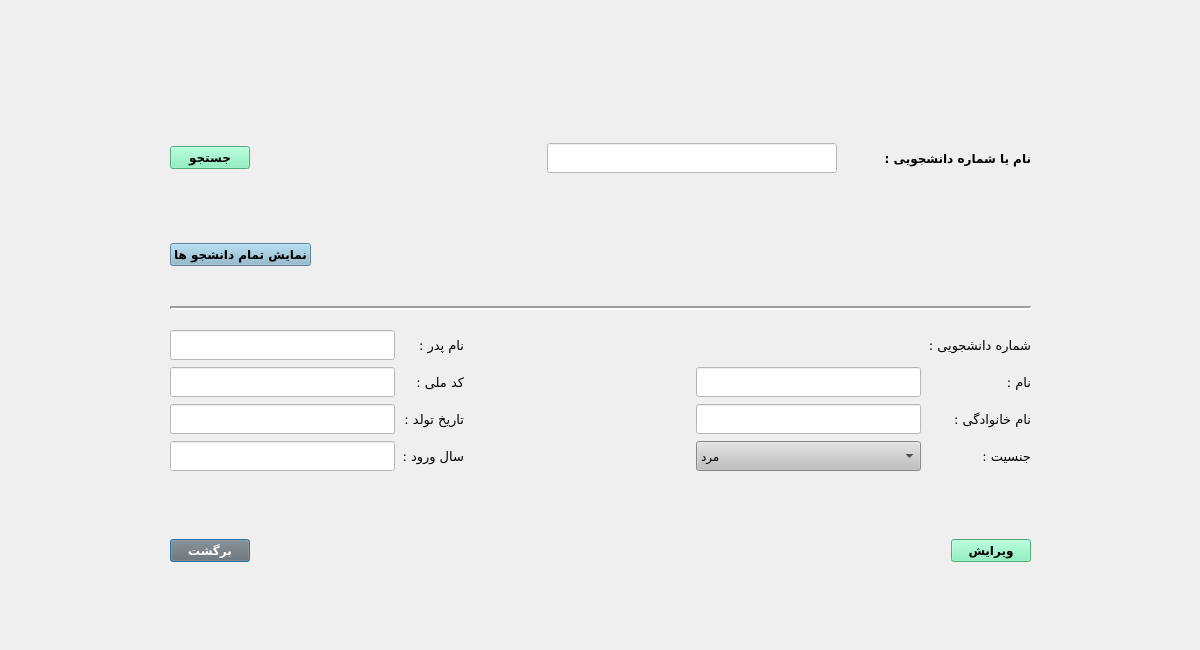
<?xml version="1.0" encoding="UTF-8"?>
<ui version="4.0">
 <class>EditStudentDialog</class>
 <widget class="QDialog" name="EditStudentDialog">
  <property name="geometry">
   <rect>
    <x>0</x>
    <y>0</y>
    <width>1200</width>
    <height>650</height>
   </rect>
  </property>
  <property name="windowTitle">
   <string>ویرایش دانشجو</string>
  </property>
  <widget class="QWidget" name="layoutWidget">
   <property name="geometry">
    <rect>
     <x>170</x>
     <y>500</y>
     <width>861</width>
     <height>101</height>
    </rect>
   </property>
   <layout class="QHBoxLayout" name="horizontalLayout_5">
    <item>
     <widget class="QPushButton" name="pushButton_back">
      <property name="font">
       <font>
        <family>B Nazanin</family>
        <pointsize>9</pointsize>
        <weight>75</weight>
        <bold>true</bold>
       </font>
      </property>
      <property name="styleSheet">
       <string notr="true">background-color: rgb(111, 111, 111);
color: white</string>
      </property>
      <property name="text">
       <string>برگشت</string>
      </property>
     </widget>
    </item>
    <item>
     <spacer name="horizontalSpacer_5">
      <property name="orientation">
       <enum>Qt::Horizontal</enum>
      </property>
      <property name="sizeHint" stdset="0">
       <size>
        <width>40</width>
        <height>20</height>
       </size>
      </property>
     </spacer>
    </item>
    <item>
     <spacer name="horizontalSpacer_6">
      <property name="orientation">
       <enum>Qt::Horizontal</enum>
      </property>
      <property name="sizeHint" stdset="0">
       <size>
        <width>40</width>
        <height>20</height>
       </size>
      </property>
     </spacer>
    </item>
    <item>
     <spacer name="horizontalSpacer_7">
      <property name="orientation">
       <enum>Qt::Horizontal</enum>
      </property>
      <property name="sizeHint" stdset="0">
       <size>
        <width>40</width>
        <height>20</height>
       </size>
      </property>
     </spacer>
    </item>
    <item>
     <widget class="QPushButton" name="pushButton_apply">
      <property name="font">
       <font>
        <family>B Nazanin</family>
        <pointsize>9</pointsize>
        <weight>75</weight>
        <bold>true</bold>
       </font>
      </property>
      <property name="styleSheet">
       <string notr="true">background-color: rgb(118, 240, 179);</string>
      </property>
      <property name="text">
       <string>ویرایش</string>
      </property>
     </widget>
    </item>
   </layout>
  </widget>
  <widget class="QWidget" name="layoutWidget">
   <property name="geometry">
    <rect>
     <x>170</x>
     <y>100</y>
     <width>861</width>
     <height>371</height>
    </rect>
   </property>
   <layout class="QVBoxLayout" name="verticalLayout">
    <property name="spacing">
     <number>7</number>
    </property>
    <item>
     <layout class="QHBoxLayout" name="horizontalLayout">
      <item>
       <widget class="QPushButton" name="pushButton_search">
        <property name="font">
         <font>
          <family>B Nazanin</family>
          <pointsize>9</pointsize>
          <weight>75</weight>
          <bold>true</bold>
         </font>
        </property>
        <property name="styleSheet">
         <string notr="true">background-color: rgb(118, 240, 179);</string>
        </property>
        <property name="text">
         <string>جستجو</string>
        </property>
       </widget>
      </item>
      <item>
       <spacer name="horizontalSpacer_12">
        <property name="orientation">
         <enum>Qt::Horizontal</enum>
        </property>
        <property name="sizeHint" stdset="0">
         <size>
          <width>40</width>
          <height>20</height>
         </size>
        </property>
       </spacer>
      </item>
      <item>
       <widget class="QLineEdit" name="lineEdit">
        <property name="minimumSize">
         <size>
          <width>0</width>
          <height>30</height>
         </size>
        </property>
        <property name="styleSheet">
         <string notr="true">background-color: white;</string>
        </property>
       </widget>
      </item>
      <item>
       <spacer name="horizontalSpacer">
        <property name="orientation">
         <enum>Qt::Horizontal</enum>
        </property>
        <property name="sizeType">
         <enum>QSizePolicy::Minimum</enum>
        </property>
        <property name="sizeHint" stdset="0">
         <size>
          <width>40</width>
          <height>17</height>
         </size>
        </property>
       </spacer>
      </item>
      <item>
       <widget class="QLabel" name="label">
        <property name="font">
         <font>
          <family>B Titr</family>
          <pointsize>9</pointsize>
          <weight>75</weight>
          <bold>true</bold>
         </font>
        </property>
        <property name="text">
         <string>نام یا شماره دانشجویی :</string>
        </property>
       </widget>
      </item>
     </layout>
    </item>
    <item>
     <spacer name="horizontalSpacer_3">
      <property name="orientation">
       <enum>Qt::Horizontal</enum>
      </property>
      <property name="sizeHint" stdset="0">
       <size>
        <width>40</width>
        <height>20</height>
       </size>
      </property>
     </spacer>
    </item>
    <item>
     <layout class="QHBoxLayout" name="horizontalLayout_2">
      <item>
       <widget class="QPushButton" name="pushButton_showAllStudent">
        <property name="font">
         <font>
          <family>B Nazanin</family>
          <pointsize>9</pointsize>
          <weight>75</weight>
          <bold>true</bold>
         </font>
        </property>
        <property name="styleSheet">
         <string notr="true">background-color: rgb(136, 182, 204)</string>
        </property>
        <property name="text">
         <string>نمایش تمام دانشجو ها</string>
        </property>
       </widget>
      </item>
      <item>
       <spacer name="horizontalSpacer_14">
        <property name="orientation">
         <enum>Qt::Horizontal</enum>
        </property>
        <property name="sizeHint" stdset="0">
         <size>
          <width>29</width>
          <height>22</height>
         </size>
        </property>
       </spacer>
      </item>
     </layout>
    </item>
    <item>
     <spacer name="horizontalSpacer_2">
      <property name="orientation">
       <enum>Qt::Horizontal</enum>
      </property>
      <property name="sizeHint" stdset="0">
       <size>
        <width>318</width>
        <height>20</height>
       </size>
      </property>
     </spacer>
    </item>
    <item>
     <widget class="Line" name="line">
      <property name="minimumSize">
       <size>
        <width>0</width>
        <height>30</height>
       </size>
      </property>
      <property name="sizeIncrement">
       <size>
        <width>0</width>
        <height>0</height>
       </size>
      </property>
      <property name="lineWidth">
       <number>2</number>
      </property>
      <property name="orientation">
       <enum>Qt::Horizontal</enum>
      </property>
     </widget>
    </item>
    <item>
     <layout class="QHBoxLayout" name="horizontalLayout_4">
      <item>
       <layout class="QVBoxLayout" name="verticalLayout_4">
        <item>
         <widget class="QLineEdit" name="lineEdit_fathersname">
          <property name="minimumSize">
           <size>
            <width>0</width>
            <height>30</height>
           </size>
          </property>
          <property name="font">
           <font>
            <pointsize>9</pointsize>
           </font>
          </property>
          <property name="styleSheet">
           <string notr="true">background-color: white;</string>
          </property>
         </widget>
        </item>
        <item>
         <widget class="QLineEdit" name="lineEdit_nationalcode">
          <property name="minimumSize">
           <size>
            <width>0</width>
            <height>30</height>
           </size>
          </property>
          <property name="font">
           <font>
            <pointsize>9</pointsize>
           </font>
          </property>
          <property name="styleSheet">
           <string notr="true">background-color: white;</string>
          </property>
          <property name="inputMethodHints">
           <set>Qt::ImhPreferNumbers</set>
          </property>
          <property name="maxLength">
           <number>10</number>
          </property>
         </widget>
        </item>
        <item>
         <widget class="QLineEdit" name="lineEdit_birthdate">
          <property name="minimumSize">
           <size>
            <width>0</width>
            <height>30</height>
           </size>
          </property>
          <property name="font">
           <font>
            <pointsize>9</pointsize>
           </font>
          </property>
          <property name="styleSheet">
           <string notr="true">background-color: white;</string>
          </property>
         </widget>
        </item>
        <item>
         <widget class="QLineEdit" name="lineEdit_saalevoroud">
          <property name="minimumSize">
           <size>
            <width>0</width>
            <height>30</height>
           </size>
          </property>
          <property name="font">
           <font>
            <pointsize>9</pointsize>
           </font>
          </property>
          <property name="styleSheet">
           <string notr="true">background-color: white;</string>
          </property>
          <property name="inputMethodHints">
           <set>Qt::ImhPreferNumbers</set>
          </property>
          <property name="maxLength">
           <number>4</number>
          </property>
         </widget>
        </item>
       </layout>
      </item>
      <item>
       <layout class="QVBoxLayout" name="verticalLayout_3">
        <item>
         <widget class="QLabel" name="label_8">
          <property name="font">
           <font>
            <family>B Koodak</family>
            <pointsize>10</pointsize>
            <weight>50</weight>
            <bold>false</bold>
           </font>
          </property>
          <property name="text">
           <string>نام پدر :</string>
          </property>
         </widget>
        </item>
        <item>
         <widget class="QLabel" name="label_9">
          <property name="font">
           <font>
            <family>B Koodak</family>
            <pointsize>10</pointsize>
            <weight>50</weight>
            <bold>false</bold>
           </font>
          </property>
          <property name="text">
           <string>کد ملی :</string>
          </property>
         </widget>
        </item>
        <item>
         <widget class="QLabel" name="label_10">
          <property name="font">
           <font>
            <family>B Koodak</family>
            <pointsize>10</pointsize>
            <weight>50</weight>
            <bold>false</bold>
           </font>
          </property>
          <property name="text">
           <string>تاریخ تولد :</string>
          </property>
         </widget>
        </item>
        <item>
         <widget class="QLabel" name="label_11">
          <property name="font">
           <font>
            <family>B Koodak</family>
            <pointsize>10</pointsize>
            <weight>50</weight>
            <bold>false</bold>
           </font>
          </property>
          <property name="text">
           <string>سال ورود :</string>
          </property>
         </widget>
        </item>
       </layout>
      </item>
      <item>
       <layout class="QVBoxLayout" name="verticalLayout_5">
        <item>
         <spacer name="horizontalSpacer_8">
          <property name="orientation">
           <enum>Qt::Horizontal</enum>
          </property>
          <property name="sizeHint" stdset="0">
           <size>
            <width>40</width>
            <height>20</height>
           </size>
          </property>
         </spacer>
        </item>
        <item>
         <spacer name="horizontalSpacer_9">
          <property name="orientation">
           <enum>Qt::Horizontal</enum>
          </property>
          <property name="sizeHint" stdset="0">
           <size>
            <width>40</width>
            <height>20</height>
           </size>
          </property>
         </spacer>
        </item>
        <item>
         <spacer name="horizontalSpacer_10">
          <property name="orientation">
           <enum>Qt::Horizontal</enum>
          </property>
          <property name="sizeHint" stdset="0">
           <size>
            <width>40</width>
            <height>20</height>
           </size>
          </property>
         </spacer>
        </item>
        <item>
         <spacer name="horizontalSpacer_11">
          <property name="orientation">
           <enum>Qt::Horizontal</enum>
          </property>
          <property name="sizeHint" stdset="0">
           <size>
            <width>40</width>
            <height>20</height>
           </size>
          </property>
         </spacer>
        </item>
       </layout>
      </item>
      <item>
       <layout class="QVBoxLayout" name="verticalLayout_6">
        <item>
         <widget class="QLabel" name="label_stuCode">
          <property name="font">
           <font>
            <pointsize>9</pointsize>
           </font>
          </property>
          <property name="text">
           <string/>
          </property>
         </widget>
        </item>
        <item>
         <widget class="QLineEdit" name="lineEdit_name">
          <property name="minimumSize">
           <size>
            <width>0</width>
            <height>30</height>
           </size>
          </property>
          <property name="font">
           <font>
            <pointsize>9</pointsize>
           </font>
          </property>
          <property name="styleSheet">
           <string notr="true">background-color: white;</string>
          </property>
         </widget>
        </item>
        <item>
         <widget class="QLineEdit" name="lineEdit_lastname">
          <property name="minimumSize">
           <size>
            <width>0</width>
            <height>30</height>
           </size>
          </property>
          <property name="font">
           <font>
            <pointsize>9</pointsize>
           </font>
          </property>
          <property name="styleSheet">
           <string notr="true">background-color: white;</string>
          </property>
         </widget>
        </item>
        <item>
         <widget class="QComboBox" name="comboBox_gender">
          <property name="minimumSize">
           <size>
            <width>0</width>
            <height>30</height>
           </size>
          </property>
          <property name="font">
           <font>
            <pointsize>9</pointsize>
            <weight>50</weight>
            <bold>false</bold>
           </font>
          </property>
          <property name="styleSheet">
           <string notr="true">background-color:rgb(191, 191, 191)</string>
          </property>
          <item>
           <property name="text">
            <string>مرد</string>
           </property>
          </item>
          <item>
           <property name="text">
            <string>زن</string>
           </property>
          </item>
         </widget>
        </item>
       </layout>
      </item>
      <item>
       <layout class="QVBoxLayout" name="verticalLayout_7">
        <item>
         <widget class="QLabel" name="label_4">
          <property name="font">
           <font>
            <family>B Koodak</family>
            <pointsize>10</pointsize>
            <weight>50</weight>
            <bold>false</bold>
           </font>
          </property>
          <property name="text">
           <string>شماره دانشجویی :</string>
          </property>
         </widget>
        </item>
        <item>
         <widget class="QLabel" name="label_5">
          <property name="font">
           <font>
            <family>B Koodak</family>
            <pointsize>10</pointsize>
            <weight>50</weight>
            <bold>false</bold>
           </font>
          </property>
          <property name="text">
           <string>نام :</string>
          </property>
         </widget>
        </item>
        <item>
         <widget class="QLabel" name="label_6">
          <property name="font">
           <font>
            <family>B Koodak</family>
            <pointsize>10</pointsize>
            <weight>50</weight>
            <bold>false</bold>
           </font>
          </property>
          <property name="text">
           <string>نام خانوادگی :</string>
          </property>
         </widget>
        </item>
        <item>
         <widget class="QLabel" name="label_7">
          <property name="font">
           <font>
            <family>B Koodak</family>
            <pointsize>10</pointsize>
            <weight>50</weight>
            <bold>false</bold>
           </font>
          </property>
          <property name="text">
           <string>جنسیت :</string>
          </property>
         </widget>
        </item>
       </layout>
      </item>
     </layout>
    </item>
   </layout>
  </widget>
 </widget>
 <tabstops>
  <tabstop>lineEdit</tabstop>
  <tabstop>pushButton_search</tabstop>
  <tabstop>pushButton_showAllStudent</tabstop>
  <tabstop>lineEdit_name</tabstop>
  <tabstop>lineEdit_lastname</tabstop>
  <tabstop>comboBox_gender</tabstop>
  <tabstop>lineEdit_fathersname</tabstop>
  <tabstop>lineEdit_nationalcode</tabstop>
  <tabstop>lineEdit_birthdate</tabstop>
  <tabstop>lineEdit_saalevoroud</tabstop>
  <tabstop>pushButton_apply</tabstop>
  <tabstop>pushButton_back</tabstop>
 </tabstops>
 <resources/>
 <connections>
  <connection>
   <sender>pushButton_back</sender>
   <signal>clicked()</signal>
   <receiver>EditStudentDialog</receiver>
   <slot>close()</slot>
   <hints>
    <hint type="sourcelabel">
     <x>171</x>
     <y>534</y>
    </hint>
    <hint type="destinationlabel">
     <x>39</x>
     <y>425</y>
    </hint>
   </hints>
  </connection>
 </connections>
</ui>
